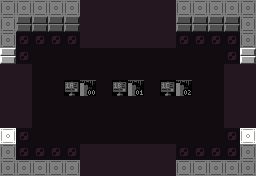

This game map was drawn from its Tiled (.tmx) file and the tilesets committed beside it. A one-line description and the full map source follow:
An orthogonal 16x11 tile map with 16x16 px tiles, 10 tile layers (Base, Attributes, Base, Attributes, ...), 16 hidden layers not drawn, 6 tilesets.

<map version="1.10" tiledversion="1.11.2" orientation="orthogonal" renderorder="right-down" width="16" height="11" tilewidth="16" tileheight="16" infinite="0" nextlayerid="66" nextobjectid="1">
 <properties>
  <property name="base_logic" value="ROOM_BASE_LOGIC_NONE" />
  <property name="category" value="exterior" />
  <property name="color_emphasis" value="0" />
  <property name="dark" type="bool" value="false" />
  <property name="exit_east" type="bool" value="true" />
  <property name="exit_north" type="bool" value="true" />
  <property name="exit_south" type="bool" value="true" />
  <property name="exit_west" type="bool" value="true" />
  <property name="forbid_player_spawning" type="bool" value="false" />
  <property name="raster_effect" value="RASTER_EFFECT_NONE" />
  <property name="room_obj_palette" value="sprite_palette_overworld_table" />
  <property name="room_palette" value="blocking_exterior_palette_table" />
 </properties>
 <tileset firstgid="1" source="../../MapTiles.tsx" />
 <tileset firstgid="257" source="../../DiscoFloorTiles.tsx" />
 <tileset firstgid="289" source="../../Attributes.tsx" />
 <tileset firstgid="293" source="../../TechnicalTiles.tsx" />
 <tileset firstgid="357" source="../../ExitTiles.tsx" />
 <tileset firstgid="485" source="../../SignTiles.tsx" />
 <layer id="1" name="Base" width="16" height="11" opacity="0.5">
  <data encoding="csv">
6,6,6,6,6,6,6,6,6,6,6,6,6,6,6,6,
6,5,5,5,5,5,5,5,5,5,5,5,5,5,5,6,
6,265,265,265,265,265,265,265,265,265,265,265,265,265,265,6,
6,265,257,257,257,257,257,257,257,257,257,257,257,257,265,6,
6,265,257,257,257,257,257,257,257,257,257,257,257,257,265,6,
6,265,257,257,511,357,257,512,358,257,513,359,257,257,265,6,
6,265,257,257,257,257,257,257,257,257,257,257,257,257,265,6,
6,265,257,257,257,257,257,257,257,257,257,257,257,257,265,6,
6,265,257,257,257,257,257,257,257,257,257,257,257,257,265,6,
6,265,265,265,265,265,265,265,265,265,265,265,265,265,265,6,
6,6,6,6,6,6,6,6,6,6,6,6,6,6,6,6
</data>
 </layer>
 <layer id="2" name="Attributes" width="16" height="11" opacity="0.2">
  <data encoding="csv">
289,289,289,289,289,289,289,289,289,289,289,289,289,289,289,289,
289,289,289,289,289,289,289,289,289,289,289,289,289,289,289,289,
289,289,289,289,289,289,289,289,289,289,289,289,289,289,289,289,
289,289,289,289,289,289,289,289,289,289,289,289,289,289,289,289,
289,289,289,289,289,289,289,289,289,289,289,289,289,289,289,289,
289,289,289,289,289,289,289,289,289,289,289,289,289,289,289,289,
289,289,289,289,289,289,289,289,289,289,0,0,0,0,289,289,
289,289,289,289,289,289,289,289,289,289,289,289,289,289,289,289,
289,289,289,0,0,289,289,289,0,0,0,289,289,289,289,289,
289,289,289,289,289,0,0,0,0,289,289,289,289,289,289,289,
289,289,289,289,289,289,289,289,289,289,289,289,289,289,289,289
</data>
 </layer>
 <group id="36" name="Exit - West" class="overlay">
  <properties>
   <property name="adjacent_challenge" type="bool" value="true" />
   <property name="adjacent_exterior" type="bool" value="true" />
   <property name="adjacent_interior" type="bool" value="true" />
   <property name="adjacent_shop" type="bool" value="true" />
   <property name="direction" value="west" />
  </properties>
  <layer id="37" name="Base" width="16" height="11">
   <data encoding="csv">
0,0,0,0,0,0,0,0,0,0,0,0,0,0,0,0,
0,0,0,0,0,0,0,0,0,0,0,0,0,0,0,0,
0,0,0,0,0,0,0,0,0,0,0,0,0,0,0,0,
5,0,0,0,0,0,0,0,0,0,0,0,0,0,0,0,
257,257,0,0,0,0,0,0,0,0,0,0,0,0,0,0,
257,257,0,0,0,0,0,0,0,0,0,0,0,0,0,0,
257,257,0,0,0,0,0,0,0,0,0,0,0,0,0,0,
257,257,0,0,0,0,0,0,0,0,0,0,0,0,0,0,
6,0,0,0,0,0,0,0,0,0,0,0,0,0,0,0,
0,0,0,0,0,0,0,0,0,0,0,0,0,0,0,0,
0,0,0,0,0,0,0,0,0,0,0,0,0,0,0,0
</data>
  </layer>
  <layer id="38" name="Attributes" width="16" height="11" opacity="0.18">
   <data encoding="csv">
0,0,0,0,0,0,0,0,0,0,0,0,0,0,0,0,
0,0,0,0,0,0,0,0,0,0,0,0,0,0,0,0,
0,0,0,0,0,0,0,0,0,0,0,0,0,0,0,0,
289,0,0,0,0,0,0,0,0,0,0,0,0,0,0,0,
0,0,0,0,0,0,0,0,0,0,0,0,0,0,0,0,
0,0,0,0,0,0,0,0,0,0,0,0,0,0,0,0,
0,0,0,0,0,0,0,0,0,0,0,0,0,0,0,0,
0,0,0,0,0,0,0,0,0,0,0,0,0,0,0,0,
289,289,0,0,0,0,0,0,0,0,0,0,0,0,0,0,
0,0,0,0,0,0,0,0,0,0,0,0,0,0,0,0,
0,0,0,0,0,0,0,0,0,0,0,0,0,0,0,0
</data>
  </layer>
 </group>
 <group id="30" name="Exit - East" class="overlay">
  <properties>
   <property name="adjacent_challenge" type="bool" value="true" />
   <property name="adjacent_exterior" type="bool" value="true" />
   <property name="adjacent_interior" type="bool" value="true" />
   <property name="adjacent_shop" type="bool" value="true" />
   <property name="direction" value="east" />
  </properties>
  <layer id="31" name="Base" width="16" height="11">
   <data encoding="csv">
0,0,0,0,0,0,0,0,0,0,0,0,0,0,0,0,
0,0,0,0,0,0,0,0,0,0,0,0,0,0,0,0,
0,0,0,0,0,0,0,0,0,0,0,0,0,0,0,0,
0,0,0,0,0,0,0,0,0,0,0,0,0,0,0,5,
0,0,0,0,0,0,0,0,0,0,0,0,0,0,257,257,
0,0,0,0,0,0,0,0,0,0,0,0,0,0,257,257,
0,0,0,0,0,0,0,0,0,0,0,0,0,0,257,257,
0,0,0,0,0,0,0,0,0,0,0,0,0,0,257,257,
0,0,0,0,0,0,0,0,0,0,0,0,0,0,0,6,
0,0,0,0,0,0,0,0,0,0,0,0,0,0,0,0,
0,0,0,0,0,0,0,0,0,0,0,0,0,0,0,0
</data>
  </layer>
  <layer id="32" name="Attributes" width="16" height="11" opacity="0.2">
   <data encoding="csv">
0,0,0,0,0,0,0,0,0,0,0,0,0,0,0,0,
0,0,0,0,0,0,0,0,0,0,0,0,0,0,0,0,
0,0,0,0,0,0,0,0,0,0,0,0,0,0,0,0,
0,0,0,0,0,0,0,0,0,0,0,0,0,0,0,289,
0,0,0,0,0,0,0,0,0,0,0,0,0,0,0,289,
0,0,0,0,0,0,0,0,0,0,0,0,0,0,0,289,
0,0,0,0,0,0,0,0,0,0,0,0,0,0,0,289,
0,0,0,0,0,0,0,0,0,0,0,0,0,0,0,289,
0,0,0,0,0,0,0,0,0,0,0,0,0,0,0,289,
0,0,0,0,0,0,0,0,0,0,0,0,0,0,0,0,
0,0,0,0,0,0,0,0,0,0,0,0,0,0,0,0
</data>
  </layer>
 </group>
 <group id="33" name="Exit - South" class="overlay">
  <properties>
   <property name="adjacent_challenge" type="bool" value="true" />
   <property name="adjacent_exterior" type="bool" value="true" />
   <property name="adjacent_interior" type="bool" value="true" />
   <property name="adjacent_shop" type="bool" value="true" />
   <property name="direction" value="south" />
  </properties>
  <layer id="34" name="Base" width="16" height="11">
   <data encoding="csv">
0,0,0,0,0,0,0,0,0,0,0,0,0,0,0,0,
0,0,0,0,0,0,0,0,0,0,0,0,0,0,0,0,
0,0,0,0,0,0,0,0,0,0,0,0,0,0,0,0,
0,0,0,0,0,0,0,0,0,0,0,0,0,0,0,0,
0,0,0,0,0,0,0,0,0,0,0,0,0,0,0,0,
0,0,0,0,0,0,0,0,0,0,0,0,0,0,0,0,
0,0,0,0,0,0,0,0,0,0,0,0,0,0,0,0,
0,0,0,0,0,0,0,0,0,0,0,0,0,0,0,0,
0,0,0,0,0,0,0,0,0,0,0,0,0,0,0,0,
0,0,0,0,0,257,257,257,257,257,257,0,0,0,0,0,
0,0,0,0,0,257,257,257,257,257,257,0,0,0,0,0
</data>
  </layer>
  <layer id="35" name="Attributes" width="16" height="11" opacity="0.13">
   <data encoding="csv">
0,0,0,0,0,0,0,0,0,0,0,0,0,0,0,0,
0,0,0,0,0,0,0,0,0,0,0,0,0,0,0,0,
0,0,0,0,0,0,0,0,0,0,0,0,0,0,0,0,
0,0,0,0,0,0,0,0,0,0,0,0,0,0,0,0,
0,0,0,0,0,0,0,0,0,0,0,0,0,0,0,0,
0,0,0,0,0,0,0,0,0,0,0,0,0,0,0,0,
0,0,0,0,0,0,0,0,0,0,0,0,0,0,0,0,
0,0,0,0,0,0,0,0,0,0,0,0,0,0,0,0,
0,0,0,0,0,0,0,0,0,0,0,0,0,0,0,0,
0,0,0,0,0,0,0,0,0,0,0,0,0,0,0,0,
0,0,0,0,0,0,0,0,0,0,0,0,0,0,0,0
</data>
  </layer>
 </group>
 <group id="39" name="Exit - North" class="overlay">
  <properties>
   <property name="adjacent_challenge" type="bool" value="true" />
   <property name="adjacent_exterior" type="bool" value="true" />
   <property name="adjacent_interior" type="bool" value="true" />
   <property name="adjacent_shop" type="bool" value="true" />
   <property name="direction" value="north" />
  </properties>
  <layer id="40" name="Base" width="16" height="11">
   <data encoding="csv">
0,0,0,0,0,257,257,257,257,257,257,0,0,0,0,0,
0,0,0,0,0,257,257,257,257,257,257,0,0,0,0,0,
0,0,0,0,0,257,257,257,257,257,257,0,0,0,0,0,
0,0,0,0,0,0,0,0,0,0,0,0,0,0,0,0,
0,0,0,0,0,0,0,0,0,0,0,0,0,0,0,0,
0,0,0,0,0,0,0,0,0,0,0,0,0,0,0,0,
0,0,0,0,0,0,0,0,0,0,0,0,0,0,0,0,
0,0,0,0,0,0,0,0,0,0,0,0,0,0,0,0,
0,0,0,0,0,0,0,0,0,0,0,0,0,0,0,0,
0,0,0,0,0,0,0,0,0,0,0,0,0,0,0,0,
0,0,0,0,0,0,0,0,0,0,0,0,0,0,0,0
</data>
  </layer>
  <layer id="41" name="Attributes" width="16" height="11" opacity="0.13">
   <data encoding="csv">
0,0,0,0,0,0,0,0,0,0,0,0,0,0,0,0,
0,0,0,0,0,0,0,0,0,0,0,0,0,0,0,0,
0,0,0,0,0,0,0,0,0,0,0,0,0,0,0,0,
0,0,0,0,0,0,0,0,0,0,0,0,0,0,0,0,
0,0,0,0,0,0,0,0,0,0,0,0,0,0,0,0,
0,0,0,0,0,0,0,0,0,0,0,0,0,0,0,0,
0,0,0,0,0,0,0,0,0,0,0,0,0,0,0,0,
0,0,0,0,0,0,0,0,0,0,0,0,0,0,0,0,
0,0,0,0,0,0,0,0,0,0,0,0,0,0,0,0,
0,0,0,0,0,0,0,0,0,0,0,0,0,0,0,0,
0,0,0,0,0,0,0,0,0,0,0,0,0,0,0,0
</data>
  </layer>
 </group>
 <group id="45" name="Challenge - West" class="overlay" visible="0">
  <properties>
   <property name="adjacent_challenge" type="bool" value="true" />
   <property name="adjacent_exterior" type="bool" value="false" />
   <property name="adjacent_interior" type="bool" value="false" />
   <property name="adjacent_shop" type="bool" value="false" />
   <property name="direction" value="west" />
  </properties>
  <layer id="46" name="Base" width="16" height="11">
   <data encoding="csv">
0,0,0,0,0,0,0,0,0,0,0,0,0,0,0,0,
0,0,0,0,0,0,0,0,0,0,0,0,0,0,0,0,
0,0,0,0,0,0,0,0,0,0,0,0,0,0,0,0,
0,0,0,0,0,0,0,0,0,0,0,0,0,0,0,0,
0,0,0,0,0,0,0,0,0,0,0,0,0,0,0,0,
0,39,40,0,0,0,0,0,0,0,0,0,0,0,0,0,
0,55,56,0,0,0,0,0,0,0,0,0,0,0,0,0,
0,0,0,0,0,0,0,0,0,0,0,0,0,0,0,0,
0,0,0,0,0,0,0,0,0,0,0,0,0,0,0,0,
0,0,0,0,0,0,0,0,0,0,0,0,0,0,0,0,
0,0,0,0,0,0,0,0,0,0,0,0,0,0,0,0
</data>
  </layer>
  <layer id="47" name="Attributes" width="16" height="11" opacity="0.2">
   <data encoding="csv">
0,0,0,0,0,0,0,0,0,0,0,0,0,0,0,0,
0,0,0,0,0,0,0,0,0,0,0,0,0,0,0,0,
0,0,0,0,0,0,0,0,0,0,0,0,0,0,0,0,
0,0,0,0,0,0,0,0,0,0,0,0,0,0,0,0,
0,0,0,0,0,0,0,0,0,0,0,0,0,0,0,0,
0,0,0,0,0,0,0,0,0,0,0,0,0,0,0,0,
0,0,0,0,0,0,0,0,0,0,0,0,0,0,0,0,
0,0,0,0,0,0,0,0,0,0,0,0,0,0,0,0,
0,0,0,0,0,0,0,0,0,0,0,0,0,0,0,0,
0,0,0,0,0,0,0,0,0,0,0,0,0,0,0,0,
0,0,0,0,0,0,0,0,0,0,0,0,0,0,0,0
</data>
  </layer>
 </group>
 <group id="42" name="Challenge - East" class="overlay" visible="0">
  <properties>
   <property name="adjacent_challenge" type="bool" value="true" />
   <property name="adjacent_exterior" type="bool" value="false" />
   <property name="adjacent_interior" type="bool" value="false" />
   <property name="adjacent_shop" type="bool" value="false" />
   <property name="direction" value="east" />
  </properties>
  <layer id="43" name="Base" width="16" height="11">
   <data encoding="csv">
0,0,0,0,0,0,0,0,0,0,0,0,0,0,0,0,
0,0,0,0,0,0,0,0,0,0,0,0,0,0,0,0,
0,0,0,0,0,0,0,0,0,0,0,0,0,0,0,0,
0,0,0,0,0,0,0,0,0,0,0,0,0,0,0,0,
0,0,0,0,0,0,0,0,0,0,0,0,0,0,0,0,
0,0,0,0,0,0,0,0,0,0,0,0,0,35,36,0,
0,0,0,0,0,0,0,0,0,0,0,0,0,51,52,0,
0,0,0,0,0,0,0,0,0,0,0,0,0,0,0,0,
0,0,0,0,0,0,0,0,0,0,0,0,0,0,0,0,
0,0,0,0,0,0,0,0,0,0,0,0,0,0,0,0,
0,0,0,0,0,0,0,0,0,0,0,0,0,0,0,0
</data>
  </layer>
  <layer id="44" name="Attributes" width="16" height="11" opacity="0.2">
   <data encoding="csv">
0,0,0,0,0,0,0,0,0,0,0,0,0,0,0,0,
0,0,0,0,0,0,0,0,0,0,0,0,0,0,0,0,
0,0,0,0,0,0,0,0,0,0,0,0,0,0,0,0,
0,0,0,0,0,0,0,0,0,0,0,0,0,0,0,0,
0,0,0,0,0,0,0,0,0,0,0,0,0,0,0,0,
0,0,0,0,0,0,0,0,0,0,0,0,0,0,0,0,
0,0,0,0,0,0,0,0,0,0,0,0,0,0,0,0,
0,0,0,0,0,0,0,0,0,0,0,0,0,0,0,0,
0,0,0,0,0,0,0,0,0,0,0,0,0,0,0,0,
0,0,0,0,0,0,0,0,0,0,0,0,0,0,0,0,
0,0,0,0,0,0,0,0,0,0,0,0,0,0,0,0
</data>
  </layer>
 </group>
 <group id="51" name="Challenge - South" class="overlay" visible="0">
  <properties>
   <property name="adjacent_challenge" type="bool" value="true" />
   <property name="adjacent_exterior" type="bool" value="false" />
   <property name="adjacent_interior" type="bool" value="false" />
   <property name="adjacent_shop" type="bool" value="false" />
   <property name="direction" value="south" />
  </properties>
  <layer id="52" name="Base" width="16" height="11">
   <data encoding="csv">
0,0,0,0,0,0,0,0,0,0,0,0,0,0,0,0,
0,0,0,0,0,0,0,0,0,0,0,0,0,0,0,0,
0,0,0,0,0,0,0,0,0,0,0,0,0,0,0,0,
0,0,0,0,0,0,0,0,0,0,0,0,0,0,0,0,
0,0,0,0,0,0,0,0,0,0,0,0,0,0,0,0,
0,0,0,0,0,0,0,0,0,0,0,0,0,0,0,0,
0,0,0,0,0,0,0,0,0,0,0,0,0,0,0,0,
0,0,0,0,0,0,0,0,0,0,0,0,0,0,0,0,
0,0,0,0,0,0,0,37,38,0,0,0,0,0,0,0,
0,0,0,0,0,0,0,53,54,0,0,0,0,0,0,0,
0,0,0,0,0,0,0,0,0,0,0,0,0,0,0,0
</data>
  </layer>
  <layer id="53" name="Attributes" width="16" height="11" opacity="0.2">
   <data encoding="csv">
0,0,0,0,0,0,0,0,0,0,0,0,0,0,0,0,
0,0,0,0,0,0,0,0,0,0,0,0,0,0,0,0,
0,0,0,0,0,0,0,0,0,0,0,0,0,0,0,0,
0,0,0,0,0,0,0,0,0,0,0,0,0,0,0,0,
0,0,0,0,0,0,0,0,0,0,0,0,0,0,0,0,
0,0,0,0,0,0,0,0,0,0,0,0,0,0,0,0,
0,0,0,0,0,0,0,0,0,0,0,0,0,0,0,0,
0,0,0,0,0,0,0,0,0,0,0,0,0,0,0,0,
0,0,0,0,0,0,0,0,0,0,0,0,0,0,0,0,
0,0,0,0,0,0,0,0,0,0,0,0,0,0,0,0,
0,0,0,0,0,0,0,0,0,0,0,0,0,0,0,0
</data>
  </layer>
 </group>
 <group id="48" name="Challenge - North" class="overlay" visible="0">
  <properties>
   <property name="adjacent_challenge" type="bool" value="true" />
   <property name="adjacent_exterior" type="bool" value="false" />
   <property name="adjacent_interior" type="bool" value="false" />
   <property name="adjacent_shop" type="bool" value="false" />
   <property name="direction" value="north" />
  </properties>
  <layer id="49" name="Base" width="16" height="11">
   <data encoding="csv">
0,0,0,0,0,0,0,0,0,0,0,0,0,0,0,0,
0,0,0,0,0,0,0,33,34,0,0,0,0,0,0,0,
0,0,0,0,0,0,0,49,50,0,0,0,0,0,0,0,
0,0,0,0,0,0,0,0,0,0,0,0,0,0,0,0,
0,0,0,0,0,0,0,0,0,0,0,0,0,0,0,0,
0,0,0,0,0,0,0,0,0,0,0,0,0,0,0,0,
0,0,0,0,0,0,0,0,0,0,0,0,0,0,0,0,
0,0,0,0,0,0,0,0,0,0,0,0,0,0,0,0,
0,0,0,0,0,0,0,0,0,0,0,0,0,0,0,0,
0,0,0,0,0,0,0,0,0,0,0,0,0,0,0,0,
0,0,0,0,0,0,0,0,0,0,0,0,0,0,0,0
</data>
  </layer>
  <layer id="50" name="Attributes" width="16" height="11" opacity="0.2">
   <data encoding="csv">
0,0,0,0,0,0,0,0,0,0,0,0,0,0,0,0,
0,0,0,0,0,0,0,0,0,0,0,0,0,0,0,0,
0,0,0,0,0,0,0,0,0,0,0,0,0,0,0,0,
0,0,0,0,0,0,0,0,0,0,0,0,0,0,0,0,
0,0,0,0,0,0,0,0,0,0,0,0,0,0,0,0,
0,0,0,0,0,0,0,0,0,0,0,0,0,0,0,0,
0,0,0,0,0,0,0,0,0,0,0,0,0,0,0,0,
0,0,0,0,0,0,0,0,0,0,0,0,0,0,0,0,
0,0,0,0,0,0,0,0,0,0,0,0,0,0,0,0,
0,0,0,0,0,0,0,0,0,0,0,0,0,0,0,0,
0,0,0,0,0,0,0,0,0,0,0,0,0,0,0,0
</data>
  </layer>
 </group>
 <group id="63" name="Shop - West" class="overlay" visible="0">
  <properties>
   <property name="adjacent_challenge" type="bool" value="false" />
   <property name="adjacent_exterior" type="bool" value="false" />
   <property name="adjacent_interior" type="bool" value="false" />
   <property name="adjacent_shop" type="bool" value="true" />
   <property name="direction" value="west" />
  </properties>
  <layer id="64" name="Base" width="16" height="11">
   <data encoding="csv">
0,0,0,0,0,0,0,0,0,0,0,0,0,0,0,0,
0,0,0,0,0,0,0,0,0,0,0,0,0,0,0,0,
6,0,0,0,0,0,0,0,0,0,0,0,0,0,0,0,
5,14,0,0,0,0,0,0,0,0,0,0,0,0,0,0,
0,0,0,0,0,0,0,0,0,0,0,0,0,0,0,0,
0,0,0,0,0,0,0,0,0,0,0,0,0,0,0,0,
0,0,0,0,0,0,0,0,0,0,0,0,0,0,0,0,
0,0,0,0,0,0,0,0,0,0,0,0,0,0,0,0,
6,16,0,0,0,0,0,0,0,0,0,0,0,0,0,0,
0,0,0,0,0,0,0,0,0,0,0,0,0,0,0,0,
0,0,0,0,0,0,0,0,0,0,0,0,0,0,0,0
</data>
  </layer>
  <layer id="65" name="Attributes" width="16" height="11" opacity="0.2">
   <data encoding="csv">
0,0,0,0,0,0,0,0,0,0,0,0,0,0,0,0,
0,0,0,0,0,0,0,0,0,0,0,0,0,0,0,0,
291,0,0,0,0,0,0,0,0,0,0,0,0,0,0,0,
291,291,0,0,0,0,0,0,0,0,0,0,0,0,0,0,
0,0,0,0,0,0,0,0,0,0,0,0,0,0,0,0,
0,0,0,0,0,0,0,0,0,0,0,0,0,0,0,0,
0,0,0,0,0,0,0,0,0,0,0,0,0,0,0,0,
0,0,0,0,0,0,0,0,0,0,0,0,0,0,0,0,
291,291,0,0,0,0,0,0,0,0,0,0,0,0,0,0,
0,0,0,0,0,0,0,0,0,0,0,0,0,0,0,0,
0,0,0,0,0,0,0,0,0,0,0,0,0,0,0,0
</data>
  </layer>
 </group>
 <group id="60" name="Shop - East" class="overlay" visible="0">
  <properties>
   <property name="adjacent_challenge" type="bool" value="false" />
   <property name="adjacent_exterior" type="bool" value="false" />
   <property name="adjacent_interior" type="bool" value="false" />
   <property name="adjacent_shop" type="bool" value="true" />
   <property name="direction" value="east" />
  </properties>
  <layer id="61" name="Base" width="16" height="11">
   <data encoding="csv">
0,0,0,0,0,0,0,0,0,0,0,0,0,0,0,0,
0,0,0,0,0,0,0,0,0,0,0,0,0,0,0,0,
0,0,0,0,0,0,0,0,0,0,0,0,0,0,0,6,
0,0,0,0,0,0,0,0,0,0,0,0,0,0,14,5,
0,0,0,0,0,0,0,0,0,0,0,0,0,0,0,0,
0,0,0,0,0,0,0,0,0,0,0,0,0,0,0,0,
0,0,0,0,0,0,0,0,0,0,0,0,0,0,0,0,
0,0,0,0,0,0,0,0,0,0,0,0,0,0,0,0,
0,0,0,0,0,0,0,0,0,0,0,0,0,0,16,6,
0,0,0,0,0,0,0,0,0,0,0,0,0,0,0,0,
0,0,0,0,0,0,0,0,0,0,0,0,0,0,0,0
</data>
  </layer>
  <layer id="62" name="Attributes" width="16" height="11" opacity="0.2">
   <data encoding="csv">
0,0,0,0,0,0,0,0,0,0,0,0,0,0,0,0,
0,0,0,0,0,0,0,0,0,0,0,0,0,0,0,0,
0,0,0,0,0,0,0,0,0,0,0,0,0,0,0,291,
0,0,0,0,0,0,0,0,0,0,0,0,0,0,291,291,
0,0,0,0,0,0,0,0,0,0,0,0,0,0,0,0,
0,0,0,0,0,0,0,0,0,0,0,0,0,0,0,0,
0,0,0,0,0,0,0,0,0,0,0,0,0,0,0,0,
0,0,0,0,0,0,0,0,0,0,0,0,0,0,0,0,
0,0,0,0,0,0,0,0,0,0,0,0,0,0,291,291,
0,0,0,0,0,0,0,0,0,0,0,0,0,0,0,0,
0,0,0,0,0,0,0,0,0,0,0,0,0,0,0,0
</data>
  </layer>
 </group>
 <group id="54" name="Shop - South" class="overlay" visible="0">
  <properties>
   <property name="adjacent_challenge" type="bool" value="false" />
   <property name="adjacent_exterior" type="bool" value="false" />
   <property name="adjacent_interior" type="bool" value="false" />
   <property name="adjacent_shop" type="bool" value="true" />
   <property name="direction" value="south" />
  </properties>
  <layer id="55" name="Base" width="16" height="11">
   <data encoding="csv">
0,0,0,0,0,0,0,0,0,0,0,0,0,0,0,0,
0,0,0,0,0,0,0,0,0,0,0,0,0,0,0,0,
0,0,0,0,0,0,0,0,0,0,0,0,0,0,0,0,
0,0,0,0,0,0,0,0,0,0,0,0,0,0,0,0,
0,0,0,0,0,0,0,0,0,0,0,0,0,0,0,0,
0,0,0,0,0,0,0,0,0,0,0,0,0,0,0,0,
0,0,0,0,0,0,0,0,0,0,0,0,0,0,0,0,
0,0,0,0,0,0,0,0,0,0,0,0,0,0,0,0,
0,0,0,0,0,0,0,0,0,0,0,0,0,0,0,0,
0,0,0,0,14,0,0,0,0,0,0,16,0,0,0,0,
0,0,0,0,6,0,0,0,0,0,0,6,0,0,0,0
</data>
  </layer>
  <layer id="56" name="Attributes" width="16" height="11" opacity="0.2">
   <data encoding="csv">
0,0,0,0,0,0,0,0,0,0,0,0,0,0,0,0,
0,0,0,0,0,0,0,0,0,0,0,0,0,0,0,0,
0,0,0,0,0,0,0,0,0,0,0,0,0,0,0,0,
0,0,0,0,0,0,0,0,0,0,0,0,0,0,0,0,
0,0,0,0,0,0,0,0,0,0,0,0,0,0,0,0,
0,0,0,0,0,0,0,0,0,0,0,0,0,0,0,0,
0,0,0,0,0,0,0,0,0,0,0,0,0,0,0,0,
0,0,0,0,0,0,0,0,0,0,0,0,0,0,0,0,
0,0,0,0,0,0,0,0,0,0,0,0,0,0,0,0,
0,0,0,0,291,0,0,0,0,0,0,291,0,0,0,0,
0,0,0,0,291,0,0,0,0,0,0,291,0,0,0,0
</data>
  </layer>
 </group>
 <group id="57" name="Shop - North" class="overlay" visible="0">
  <properties>
   <property name="adjacent_challenge" type="bool" value="false" />
   <property name="adjacent_exterior" type="bool" value="false" />
   <property name="adjacent_interior" type="bool" value="false" />
   <property name="adjacent_shop" type="bool" value="true" />
   <property name="direction" value="north" />
  </properties>
  <layer id="58" name="Base" width="16" height="11">
   <data encoding="csv">
0,0,0,0,6,0,0,0,0,0,0,6,0,0,0,0,
0,0,0,0,5,0,0,0,0,0,0,5,0,0,0,0,
0,0,0,0,14,0,0,0,0,0,0,16,0,0,0,0,
0,0,0,0,0,0,0,0,0,0,0,0,0,0,0,0,
0,0,0,0,0,0,0,0,0,0,0,0,0,0,0,0,
0,0,0,0,0,0,0,0,0,0,0,0,0,0,0,0,
0,0,0,0,0,0,0,0,0,0,0,0,0,0,0,0,
0,0,0,0,0,0,0,0,0,0,0,0,0,0,0,0,
0,0,0,0,0,0,0,0,0,0,0,0,0,0,0,0,
0,0,0,0,0,0,0,0,0,0,0,0,0,0,0,0,
0,0,0,0,0,0,0,0,0,0,0,0,0,0,0,0
</data>
  </layer>
  <layer id="59" name="Attributes" width="16" height="11" opacity="0.2">
   <data encoding="csv">
0,0,0,0,291,0,0,0,0,0,0,291,0,0,0,0,
0,0,0,0,291,0,0,0,0,0,0,291,0,0,0,0,
0,0,0,0,291,0,0,0,0,0,0,291,0,0,0,0,
0,0,0,0,0,0,0,0,0,0,0,0,0,0,0,0,
0,0,0,0,0,0,0,0,0,0,0,0,0,0,0,0,
0,0,0,0,0,0,0,0,0,0,0,0,0,0,0,0,
0,0,0,0,0,0,0,0,0,0,0,0,0,0,0,0,
0,0,0,0,0,0,0,0,0,0,0,0,0,0,0,0,
0,0,0,0,0,0,0,0,0,0,0,0,0,0,0,0,
0,0,0,0,0,0,0,0,0,0,0,0,0,0,0,0,
0,0,0,0,0,0,0,0,0,0,0,0,0,0,0,0
</data>
  </layer>
 </group>
</map>
